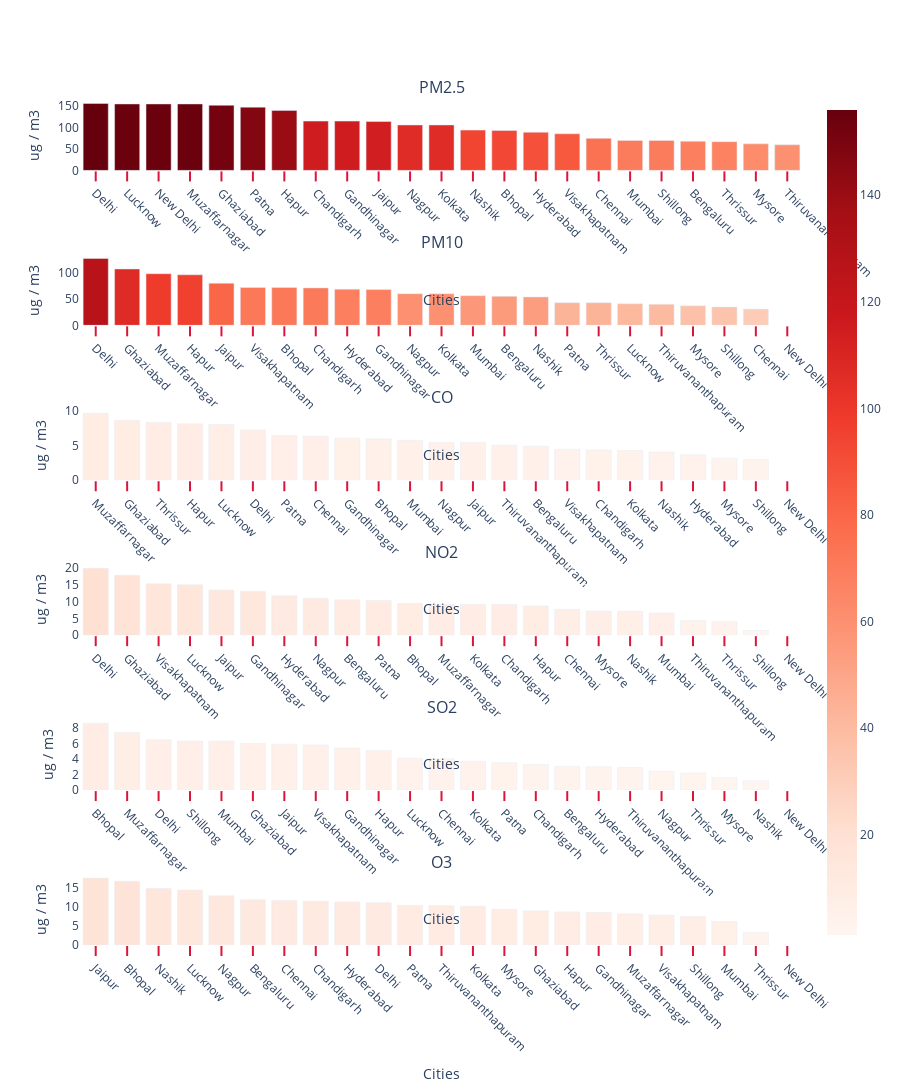

This figure's notebook cell:
### Markdown cell above
## Let's also look at the above data visually to get a better perspective

### Code cell
copy_df = new_df.copy()

x1= copy_df[['PM2.5','city']].groupby(["city"]).median().sort_values(by='PM2.5',ascending=False).reset_index()
x2 = copy_df[['PM10','city']].groupby(["city"]).median().sort_values(by='PM10',ascending=False).reset_index()
x3= copy_df[['CO','city']].groupby(["city"]).median().sort_values(by='CO',ascending=False).reset_index()
x4 = copy_df[['NO2','city']].groupby(["city"]).median().sort_values(by='NO2',ascending=False).reset_index()
x5 = copy_df[['SO2','city']].groupby(["city"]).median().sort_values(by='SO2',ascending=False).reset_index()
x6 = copy_df[['O3','city']].groupby(["city"]).median().sort_values(by='O3',ascending=False).reset_index()
from plotly.subplots import make_subplots
fig = make_subplots(
    rows=6, cols=1,vertical_spacing=0.1,
    subplot_titles=("PM2.5","PM10","CO","NO2","SO2","O3"))

fig.add_trace(go.Bar( y=x1['PM2.5'], x=x1["city"],  
                     marker=dict(color=x1['PM2.5'], coloraxis="coloraxis")),
              1, 1)


fig.add_trace(go.Bar( y=x2['PM10'], x=x2["city"],  
                     marker=dict(color=x2['PM10'], coloraxis="coloraxis")),
              2, 1)

fig.add_trace(go.Bar( y=x3['CO'], x=x3["city"],  
                     marker=dict(color=x3['CO'], coloraxis="coloraxis")),
              3, 1)


fig.add_trace(go.Bar( y=x4['NO2'], x=x4["city"],  
                     marker=dict(color=x4['NO2'], coloraxis="coloraxis")),
              4, 1)

fig.add_trace(go.Bar( y=x5['SO2'], x=x5["city"],  
                     marker=dict(color=x5['SO2'], coloraxis="coloraxis")),
              5, 1)

fig.add_trace(go.Bar( y=x6['O3'], x=x6["city"],  
                     marker=dict(color=x6['O3'], coloraxis="coloraxis")),
              6, 1)

fig.update_layout(coloraxis=dict(colorscale='reds'), showlegend=False,plot_bgcolor='white',height=2500 )
fig.update_xaxes(ticks="outside", tickwidth=2,tickangle=45, tickcolor='crimson', ticklen=10,title_text="Cities")
fig.update_yaxes(title_text="ug / m3", row=1, col=1)
fig.update_yaxes(title_text="ug / m3", row=2, col=1)
fig.update_yaxes(title_text="ug / m3", row=3, col=1)
fig.update_yaxes(title_text="ug / m3", row=4, col=1)
fig.update_yaxes(title_text="ug / m3", row=5, col=1)
fig.update_yaxes(title_text="ug / m3", row=6, col=1)
fig.show()

### Figure 1 — Plotly figure (JSON) as saved in the notebook; plotly's stock layout.template omitted (floating-point values rounded to 4 significant figures)
{"data": [{"marker": {"color": [156, 155, 155, 155, 152, 147.6, 140, 115, 115, 114, 106, 106, 94, 93, 89, 85.5, 74.78, 70, 70, 68, 67, 62, 59.75], "coloraxis": "coloraxis"}, "type": "bar", "x": ["Delhi", "Lucknow", "New Delhi", "Muzaffarnagar", "Ghaziabad", "Patna", "Hapur", "Chandigarh", "Gandhinagar", "Jaipur", "Nagpur", "Kolkata", "Nashik", "Bhopal", "Hyderabad", "Visakhapatnam", "Chennai", "Mumbai", "Shillong", "Bengaluru", "Thrissur", "Mysore", "Thiruvananthapuram"], "xaxis": "x", "y": [156, 155, 155, 155, 152, 147.6, 140, 115, 115, 114, 106, 106, 94, 93, 89, 85.5, 74.78, 70, 70, 68, 67, 62, 59.75], "yaxis": "y"}, {"marker": {"color": [127, 107, 98, 96, 80, 72, 72, 71, 68.64, 68, 60, 60, 56.31, 55, 54, 43, 43, 41, 40, 37, 35, 31, null], "coloraxis": "coloraxis"}, "type": "bar", "x": ["Delhi", "Ghaziabad", "Muzaffarnagar", "Hapur", "Jaipur", "Visakhapatnam", "Bhopal", "Chandigarh", "Hyderabad", "Gandhinagar", "Nagpur", "Kolkata", "Mumbai", "Bengaluru", "Nashik", "Patna", "Thrissur", "Lucknow", "Thiruvananthapuram", "Mysore", "Shillong", "Chennai", "New Delhi"], "xaxis": "x2", "y": [127, 107, 98, 96, 80, 72, 72, 71, 68.64, 68, 60, 60, 56.31, 55, 54, 43, 43, 41, 40, 37, 35, 31, null], "yaxis": "y2"}, {"marker": {"color": [9.7, 8.7, 8.4, 8.2, 8.1, 7.3, 6.5, 6.4, 6.1, 6, 5.8, 5.5, 5.5, 5.1, 4.93, 4.5, 4.4, 4.3, 4.1, 3.7, 3.2, 3, null], "coloraxis": "coloraxis"}, "type": "bar", "x": ["Muzaffarnagar", "Ghaziabad", "Thrissur", "Hapur", "Lucknow", "Delhi", "Patna", "Chennai", "Gandhinagar", "Bhopal", "Mumbai", "Nagpur", "Jaipur", "Thiruvananthapuram", "Bengaluru", "Visakhapatnam", "Chandigarh", "Kolkata", "Nashik", "Hyderabad", "Mysore", "Shillong", "New Delhi"], "xaxis": "x3", "y": [9.7, 8.7, 8.4, 8.2, 8.1, 7.3, 6.5, 6.4, 6.1, 6, 5.8, 5.5, 5.5, 5.1, 4.93, 4.5, 4.4, 4.3, 4.1, 3.7, 3.2, 3, null], "yaxis": "y3"}, {"marker": {"color": [19.9, 17.8, 15.3, 15, 13.44, 13.1, 11.7, 11, 10.5, 10.3, 9.4, 9.2, 9.2, 9.1, 8.7, 7.7, 7.2, 7.1, 6.6, 4.4, 4.1, 1.4, null], "coloraxis": "coloraxis"}, "type": "bar", "x": ["Delhi", "Ghaziabad", "Visakhapatnam", "Lucknow", "Jaipur", "Gandhinagar", "Hyderabad", "Nagpur", "Bengaluru", "Patna", "Bhopal", "Muzaffarnagar", "Kolkata", "Chandigarh", "Hapur", "Chennai", "Mysore", "Nashik", "Mumbai", "Thiruvananthapuram", "Thrissur", "Shillong", "New Delhi"], "xaxis": "x4", "y": [19.9, 17.8, 15.3, 15, 13.44, 13.1, 11.7, 11, 10.5, 10.3, 9.4, 9.2, 9.2, 9.1, 8.7, 7.7, 7.2, 7.1, 6.6, 4.4, 4.1, 1.4, null], "yaxis": "y4"}, {"marker": {"color": [8.6, 7.4, 6.475, 6.3, 6.3, 6, 5.9, 5.8, 5.4, 5.1, 4.1, 4.033, 3.7, 3.5, 3.3, 3.045, 3, 2.9, 2.4, 2.2, 1.6, 1.2, null], "coloraxis": "coloraxis"}, "type": "bar", "x": ["Bhopal", "Muzaffarnagar", "Delhi", "Shillong", "Mumbai", "Ghaziabad", "Jaipur", "Visakhapatnam", "Gandhinagar", "Hapur", "Lucknow", "Chennai", "Kolkata", "Patna", "Chandigarh", "Bengaluru", "Hyderabad", "Thiruvananthapuram", "Nagpur", "Thrissur", "Mysore", "Nashik", "New Delhi"], "xaxis": "x5", "y": [8.6, 7.4, 6.475, 6.3, 6.3, 6, 5.9, 5.8, 5.4, 5.1, 4.1, 4.033, 3.7, 3.5, 3.3, 3.045, 3, 2.9, 2.4, 2.2, 1.6, 1.2, null], "yaxis": "y5"}, {"marker": {"color": [17.4, 16.6, 14.7, 14.3, 12.8, 11.8, 11.6, 11.4, 11.2, 11, 10.34, 10.2, 10.1, 9.3, 8.9, 8.6, 8.5, 8.1, 7.8, 7.4, 6.1, 3.3, null], "coloraxis": "coloraxis"}, "type": "bar", "x": ["Jaipur", "Bhopal", "Nashik", "Lucknow", "Nagpur", "Bengaluru", "Chennai", "Chandigarh", "Hyderabad", "Delhi", "Patna", "Thiruvananthapuram", "Kolkata", "Mysore", "Ghaziabad", "Hapur", "Gandhinagar", "Muzaffarnagar", "Visakhapatnam", "Shillong", "Mumbai", "Thrissur", "New Delhi"], "xaxis": "x6", "y": [17.4, 16.6, 14.7, 14.3, 12.8, 11.8, 11.6, 11.4, 11.2, 11, 10.34, 10.2, 10.1, 9.3, 8.9, 8.6, 8.5, 8.1, 7.8, 7.4, 6.1, 3.3, null], "yaxis": "y6"}], "layout": {"annotations": [{"font": {"size": 16}, "showarrow": false, "text": "PM2.5", "x": 0.5, "xanchor": "center", "xref": "paper", "y": 1, "yanchor": "bottom", "yref": "paper"}, {"font": {"size": 16}, "showarrow": false, "text": "PM10", "x": 0.5, "xanchor": "center", "xref": "paper", "y": 0.8167, "yanchor": "bottom", "yref": "paper"}, {"font": {"size": 16}, "showarrow": false, "text": "CO", "x": 0.5, "xanchor": "center", "xref": "paper", "y": 0.6333, "yanchor": "bottom", "yref": "paper"}, {"font": {"size": 16}, "showarrow": false, "text": "NO2", "x": 0.5, "xanchor": "center", "xref": "paper", "y": 0.45, "yanchor": "bottom", "yref": "paper"}, {"font": {"size": 16}, "showarrow": false, "text": "SO2", "x": 0.5, "xanchor": "center", "xref": "paper", "y": 0.2667, "yanchor": "bottom", "yref": "paper"}, {"font": {"size": 16}, "showarrow": false, "text": "O3", "x": 0.5, "xanchor": "center", "xref": "paper", "y": 0.08333, "yanchor": "bottom", "yref": "paper"}], "coloraxis": {"colorscale": [[0, "rgb(255,245,240)"], [0.125, "rgb(254,224,210)"], [0.25, "rgb(252,187,161)"], [0.375, "rgb(252,146,114)"], [0.5, "rgb(251,106,74)"], [0.625, "rgb(239,59,44)"], [0.75, "rgb(203,24,29)"], [0.875, "rgb(165,15,21)"], [1, "rgb(103,0,13)"]]}, "height": 2500, "plot_bgcolor": "white", "showlegend": false, "xaxis": {"anchor": "y", "domain": [0, 1], "tickangle": 45, "tickcolor": "crimson", "ticklen": 10, "ticks": "outside", "tickwidth": 2, "title": {"text": "Cities"}}, "xaxis2": {"anchor": "y2", "domain": [0, 1], "tickangle": 45, "tickcolor": "crimson", "ticklen": 10, "ticks": "outside", "tickwidth": 2, "title": {"text": "Cities"}}, "xaxis3": {"anchor": "y3", "domain": [0, 1], "tickangle": 45, "tickcolor": "crimson", "ticklen": 10, "ticks": "outside", "tickwidth": 2, "title": {"text": "Cities"}}, "xaxis4": {"anchor": "y4", "domain": [0, 1], "tickangle": 45, "tickcolor": "crimson", "ticklen": 10, "ticks": "outside", "tickwidth": 2, "title": {"text": "Cities"}}, "xaxis5": {"anchor": "y5", "domain": [0, 1], "tickangle": 45, "tickcolor": "crimson", "ticklen": 10, "ticks": "outside", "tickwidth": 2, "title": {"text": "Cities"}}, "xaxis6": {"anchor": "y6", "domain": [0, 1], "tickangle": 45, "tickcolor": "crimson", "ticklen": 10, "ticks": "outside", "tickwidth": 2, "title": {"text": "Cities"}}, "yaxis": {"anchor": "x", "domain": [0.9167, 1], "title": {"text": "ug / m3"}}, "yaxis2": {"anchor": "x2", "domain": [0.7333, 0.8167], "title": {"text": "ug / m3"}}, "yaxis3": {"anchor": "x3", "domain": [0.55, 0.6333], "title": {"text": "ug / m3"}}, "yaxis4": {"anchor": "x4", "domain": [0.3667, 0.45], "title": {"text": "ug / m3"}}, "yaxis5": {"anchor": "x5", "domain": [0.1833, 0.2667], "title": {"text": "ug / m3"}}, "yaxis6": {"anchor": "x6", "domain": [0, 0.08333], "title": {"text": "ug / m3"}}}}
